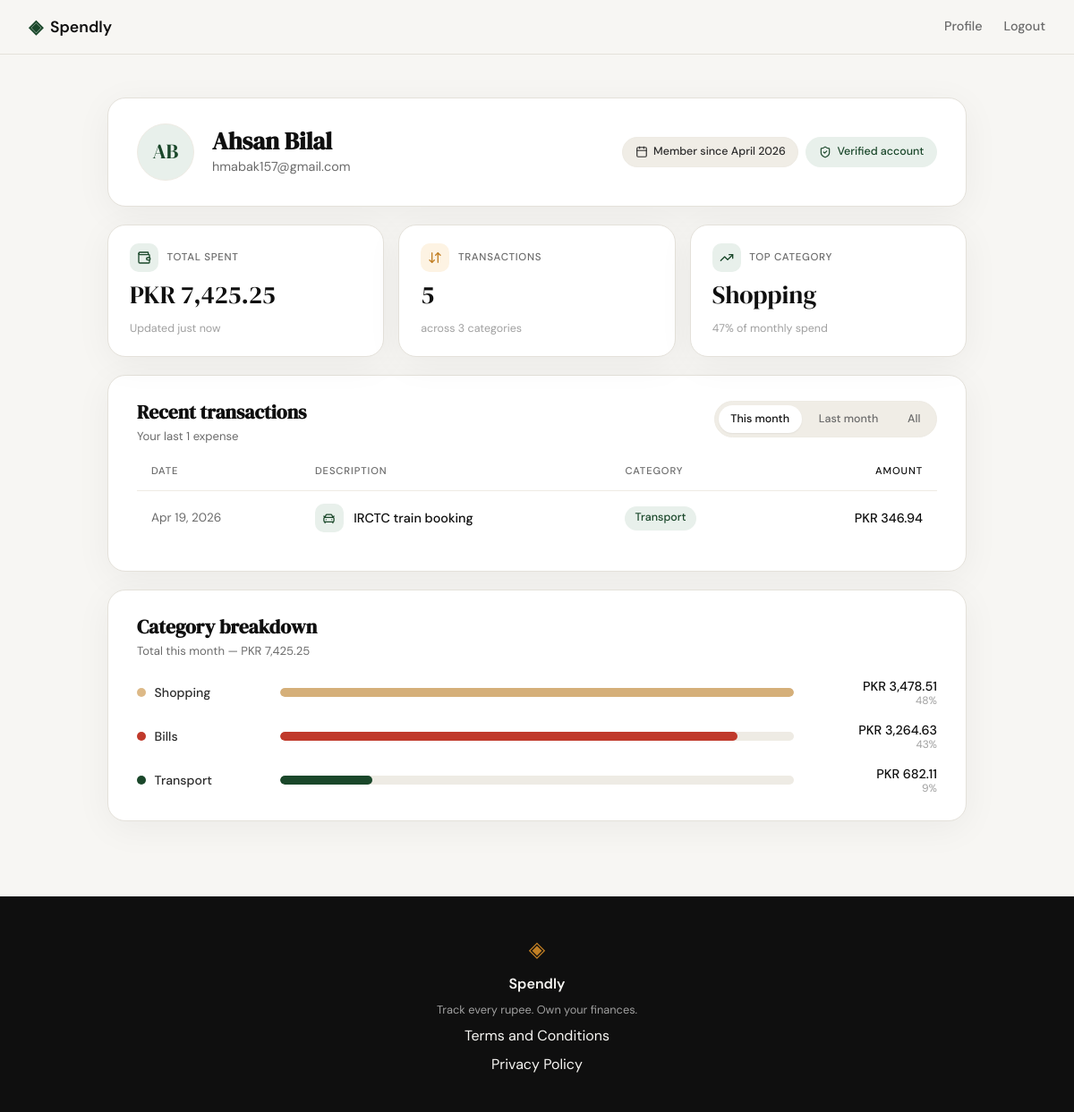
Page /profile (signed in) on the committed database.
### tables this page shows
CREATE TABLE users (
            id INTEGER PRIMARY KEY AUTOINCREMENT,
            name TEXT NOT NULL,
            email TEXT UNIQUE NOT NULL,
            password_hash TEXT NOT NULL,
            created_at TEXT DEFAULT (datetime('now'))
        );

CREATE TABLE expenses (
            id INTEGER PRIMARY KEY AUTOINCREMENT,
            user_id INTEGER NOT NULL REFERENCES users(id),
            amount REAL NOT NULL,
            category TEXT NOT NULL,
            date TEXT NOT NULL,
            description TEXT,
            created_at TEXT DEFAULT (datetime('now'))
        );

### app.py (the view)
@app.route("/profile")
def profile():
    if not session.get("user_id"):
        return redirect(url_for("login"))
    user = queries.get_user_by_id(session["user_id"])
    if user is None:
        session.pop("user_id", None)
        return redirect(url_for("login"))
    tx_range = request.args.get("range", "this_month")
    if tx_range not in queries.TX_RANGES:
        tx_range = "this_month"
    user_id = session["user_id"]
    stats = queries.get_summary_stats(user_id)
    expenses = queries.get_recent_transactions(user_id, limit=10, period=tx_range)
    breakdown = queries.get_category_breakdown(user_id)
    breakdown_max_pct = max((b["pct"] for b in breakdown), default=1)
    initials = "".join(part[0] for part in user["name"].split()[:2]).upper() or "?"
    return render_template(
        "profile.html",
        user=user,
        initials=initials,
        member_since=user["member_since"],
        stats=stats,
        expenses=expenses,
        breakdown=breakdown,
        breakdown_max_pct=breakdown_max_pct,
        tx_range=tx_range,
    )

### database/db.py (called while the page is built)
def get_db():
    conn = sqlite3.connect(DB_PATH)
    conn.row_factory = sqlite3.Row
    conn.execute("PRAGMA foreign_keys = ON")
    return conn

### database/queries.py (called while the page is built)
def get_user_by_id(user_id):
    conn = get_db()
    try:
        row = conn.execute(
            "SELECT id, name, email, created_at FROM users WHERE id = ?",
            (user_id,),
        ).fetchone()
    finally:
        conn.close()
    if row is None:
        return None
    member_since = "—"
    created_at = row["created_at"]
    if created_at:
        try:
            dt = datetime.strptime(created_at, "%Y-%m-%d %H:%M:%S")
            member_since = f"{dt:%B %Y}"
        except ValueError:
            member_since = "—"
    return {
        "id": row["id"],
        "name": row["name"],
        "email": row["email"],
        "member_since": member_since,
    }

def get_summary_stats(user_id):
    conn = get_db()
    try:
        totals = conn.execute(
            "SELECT COALESCE(SUM(amount), 0) AS total, COUNT(*) AS count "
            "FROM expenses WHERE user_id = ?",
            (user_id,),
        ).fetchone()
        top_row = conn.execute(
            "SELECT category, SUM(amount) AS cat_total FROM expenses "
            "WHERE user_id = ? GROUP BY category ORDER BY cat_total DESC LIMIT 1",
            (user_id,),
        ).fetchone()
    finally:
        conn.close()
    total_spent = float(totals["total"]) if totals is not None else 0.0
    transaction_count = int(totals["count"]) if totals is not None else 0
    top_category = top_row["category"] if top_row is not None else "—"
    return {
        "total_spent": total_spent,
        "transaction_count": transaction_count,
        "top_category": top_category,
    }

### templates/profile.html (shortened to what this page needs)
{% extends "base.html" %}
{% set bd_total = breakdown|sum(attribute='amount') %}
{% set cat_icon = {
    'Food': 'utensils',
    'Transport': 'car-front',
    'Bills': 'receipt',
    'Health': 'heart-pulse',
    'Entertainment': 'film',
    'Shopping': 'shopping-bag',
    'Other': 'tag'
} %}
{% block content %}
<section class="profile-section">
    <div class="profile-container">
        <article class="profile-hero">
            <div class="profile-hero-main">
                <div class="profile-hero-avatar">{{ initials }}</div>
                <div class="profile-hero-id">
                    <h1 class="profile-hero-name">{{ user.name }}</h1>
                    <p class="profile-hero-email">{{ user.email }}</p>
                </div>
            </div>
            <div class="profile-hero-meta">
                <span class="profile-hero-pill">
                    <i data-lucide="calendar"></i>
                    Member since {{ member_since }}
                </span>
                <span class="profile-hero-pill profile-hero-pill-success">
                    <i data-lucide="shield-check"></i>
                    Verified account
                </span>
            </div>
        </article>
        <div class="stats-grid">
            <div class="stat-card">
                <div class="stat-head">
                    <span class="stat-icon stat-icon-accent"><i data-lucide="wallet"></i></span>
                    <span class="stat-label">Total spent</span>
                </div>
                <span class="stat-value">PKR {{ "{:,.2f}".format(stats.total_spent) }}</span>
                <div class="stat-foot">
                    <span class="stat-foot-text">Updated just now</span>
                </div>
            </div>
            <div class="stat-card">
                <div class="stat-head">
                    <span class="stat-icon stat-icon-amber"><i data-lucide="arrow-down-up"></i></span>
                    <span class="stat-label">Transactions</span>
                </div>
                <span class="stat-value">{{ stats.transaction_count }}</span>
                <div class="stat-foot">
                    <span class="stat-foot-text">across {{ breakdown|length }} categor{{ 'y' if breakdown|length == 1 else 'ies' }}</span>
                </div>
            </div>
            <div class="stat-card">
                <div class="stat-head">
                    <span class="stat-icon stat-icon-accent"><i data-lucide="trending-up"></i></span>
                    <span class="stat-label">Top category</span>
                </div>
                <span class="stat-value">{{ stats.top_category }}</span>
                <div class="stat-foot">
                    {% if breakdown and bd_total > 0 %}
                        {% set top_amt = (breakdown|selectattr('name','equalto',stats.top_category)|map(attribute='amount')|first) or 0 %}
                        <span class="stat-foot-text">{{ ((top_amt / bd_total) * 100)|round(0)|int }}% of monthly spend</span>
                    {% else %}
                        <span class="stat-foot-text">No spend yet</span>
                    {% endif %}
                </div>
            </div>
        </div>
        <section class="profile-panel">
            <header class="panel-header">
                <div class="panel-title-wrap">
                    <h2 class="panel-title">Recent transactions</h2>
                    <p class="panel-sub">Your last {{ expenses|length }} expense{{ '' if expenses|length == 1 else 's' }}</p>
                </div>
                <div class="panel-tools">
                    <a class="filter-pill{% if tx_range == 'this_month' %} is-active{% endif %}"
                       href="{{ url_for('profile', range='this_month') }}">This month</a>
                    <a class="filter-pill{% if tx_range == 'last_month' %} is-active{% endif %}"
                       href="{{ url_for('profile', range='last_month') }}">Last month</a>
                    <a class="filter-pill{% if tx_range == 'all' %} is-active{% endif %}"
                       href="{{ url_for('profile', range='all') }}">All</a>
                </div>
            </header>
            {% if expenses %}
            <div class="tx-table-wrap">
                <table class="tx-table">
                    <thead>
                        <tr>
                            <th>Date</th>
                            <th>Description</th>
                            <th>Category</th>
                            <th class="tx-amount">Amount</th>
                        </tr>
                    </thead>
                    <tbody>
                        {% for e in expenses %}
                        <tr>
                            <td class="tx-date">{{ e.date }}</td>
                            <td>
                                <div class="tx-desc">
                                    <span class="tx-desc-icon cat-{{ e.category|lower }}">
                                        <i data-lucide="{{ cat_icon.get(e.category, 'tag') }}"></i>
                                    </span>
                                    <span class="tx-desc-text">{{ e.description }}</span>
                                </div>
                            </td>
                            <td><span class="tx-pill cat-{{ e.category|lower }}">{{ e.category }}</span></td>
                            <td class="tx-amount">PKR {{ "{:,.2f}".format(e.amount) }}</td>
                        </tr>
                        {% endfor %}
                    </tbody>
                </table>
            </div>
            {% else %}
            <div class="tx-empty">
                <p>You haven't logged any expenses yet.</p>
                <a class="btn-primary" href="{{ url_for('add_expense') }}">Add your first expense</a>
            </div>
            {% endif %}
        </section>
        <section class="profile-panel">
            <header class="panel-header">
                <div class="panel-title-wrap">
                    <h2 class="panel-title">Category breakdown</h2>
                    <p class="panel-sub">Total this month — PKR {{ "{:,.2f}".format(bd_total) }}</p>
                </div>
            </header>
            {% if breakdown %}
            <div class="bd-list">
                {% for b in breakdown %}
                <div class="bd-row">
                    <div class="bd-cat">
                        <span class="bd-cat-dot bar-{{ b.name|lower }}"></span>
                        <span class="bd-cat-name">{{ b.name }}</span>
                    </div>
                    <div class="bd-track">
                        <div class="bd-fill bar-{{ b.name|lower }}"
                             style="width: {{ ((b.pct / breakdown_max_pct) * 100)|round(0, 'floor') }}%;"></div>
                    </div>
                    <div class="bd-meta">
                        <span class="bd-amount">PKR {{ "{:,.2f}".format(b.amount) }}</span>
                        <span class="bd-pct">{{ b.pct }}%</span>
                    </div>
                </div>
                {% endfor %}
            </div>
            {% else %}
            <p class="bd-empty">Log some expenses to see your category breakdown.</p>
            {% endif %}
        </section>
    </div>
</section>
{% endblock %}

### templates/base.html (shortened to what this page needs)
<!DOCTYPE html>
<html lang="en">
<head>
    <link rel="stylesheet" href="{{ url_for('static', filename='css/style.css') }}">
</head>
<body>
    <nav class="navbar">
        <div class="nav-inner">
            <a href="{{ url_for('landing') }}" class="nav-brand">
                <span class="brand-icon">◈</span>
                <span class="brand-name">Spendly</span>
            </a>
            <div class="nav-links">
                {% if session.user_id %}
                    <a href="{{ url_for('profile') }}">Profile</a>
                    <a href="{{ url_for('logout') }}">Logout</a>
                {% else %}
                    <a href="{{ url_for('login') }}">Sign in</a>
                    <a href="{{ url_for('register') }}" class="nav-cta">Get started</a>
                {% endif %}
            </div>
        </div>
    </nav>
    <main class="main-content">
        {% block content %}{% endblock %}
    </main>
    <footer class="footer">
        <div class="footer-inner">
            <span class="brand-icon">◈</span>
            <span class="footer-name">Spendly</span>
            <p class="footer-copy">Track every rupee. Own your finances.</p>
            <a href="/terms">Terms and Conditions</a>
            <a href="/privacy">Privacy Policy</a>
        </div>
    </footer>
</body>
</html>

### rows in the picture
users: name "Ahsan Bilal", email "hmabak157@gmail.com"
expenses: top_category "Shopping", name "Shopping", {{ ((b.pct / breakdown_max_pct) * 100)|round(0, 'floor') }} 100.0 (drawn), amount "3,478.51", pct "48"
expenses: date "Apr 19, 2026", description "IRCTC train booking", category "Transport", amount "346.94"

### other values in the picture
{{ initials }} "AB"
{{ member_since }} "April 2026"
{{ "{:,.2f}".format(stats.total_spent) }} "7,425.25"
{{ stats.transaction_count }} "5"
{{ breakdown|length }} "3"
{{ 'y' if breakdown|length == 1 else 'ies' }} "ies"
{{ ((top_amt / bd_total) * 100)|round(0)|int }} "47"
{{ expenses|length }} "1"
{{ "{:,.2f}".format(bd_total) }} "7,425.25"
{{ b.name }} "Bills" "Transport"
{{ "{:,.2f}".format(b.amount) }} "3,264.63" "682.11"
{{ b.pct }} "43" "9"
